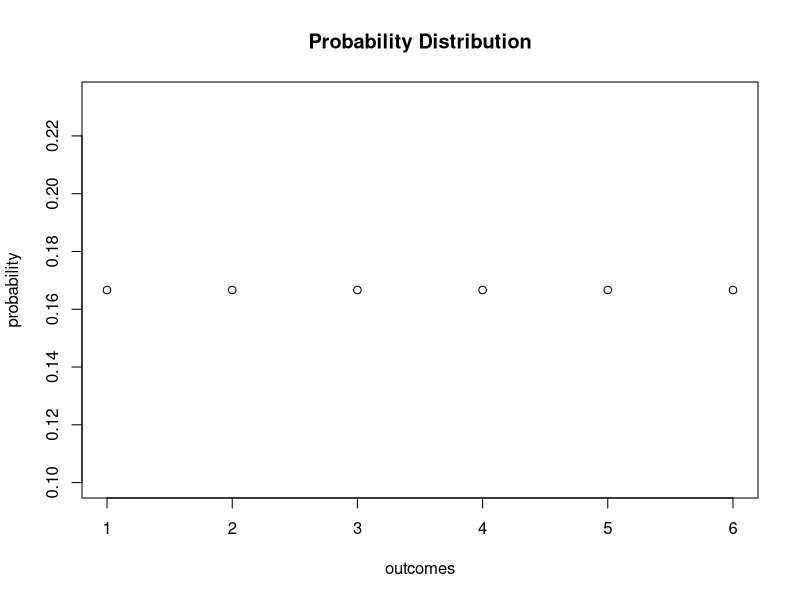
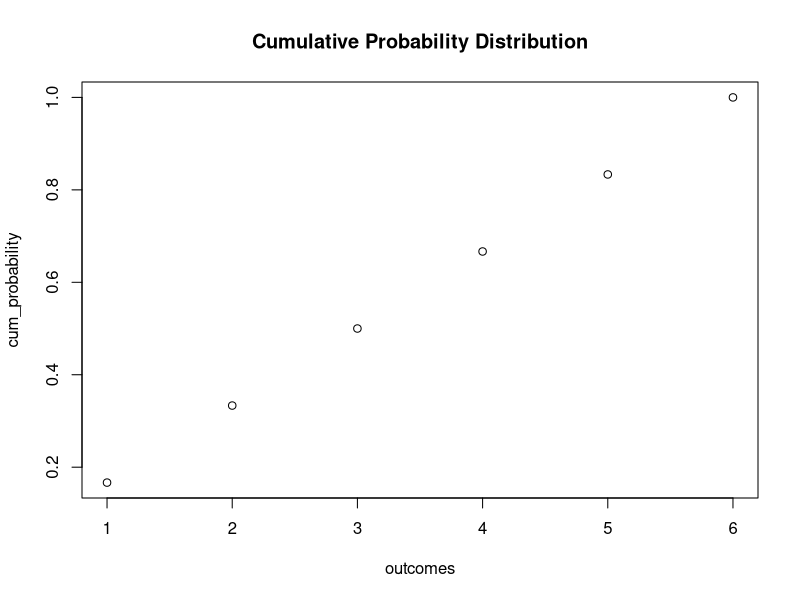
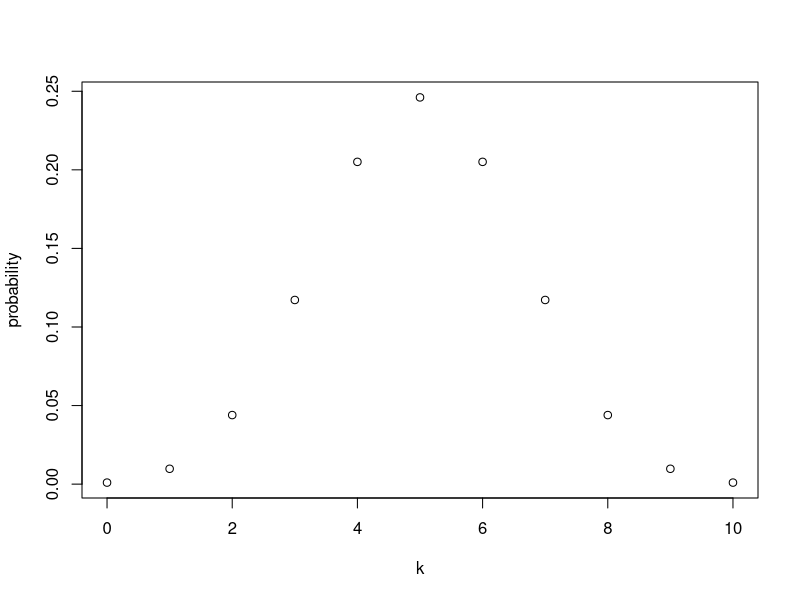
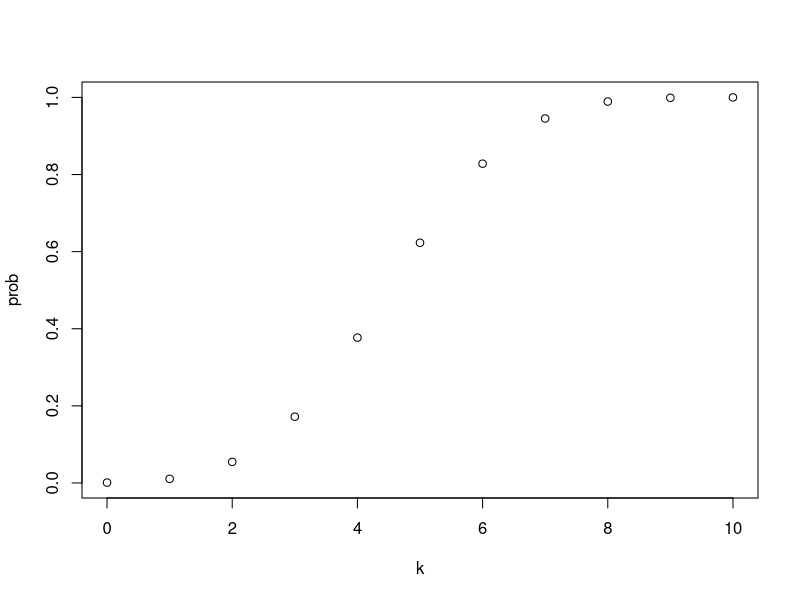
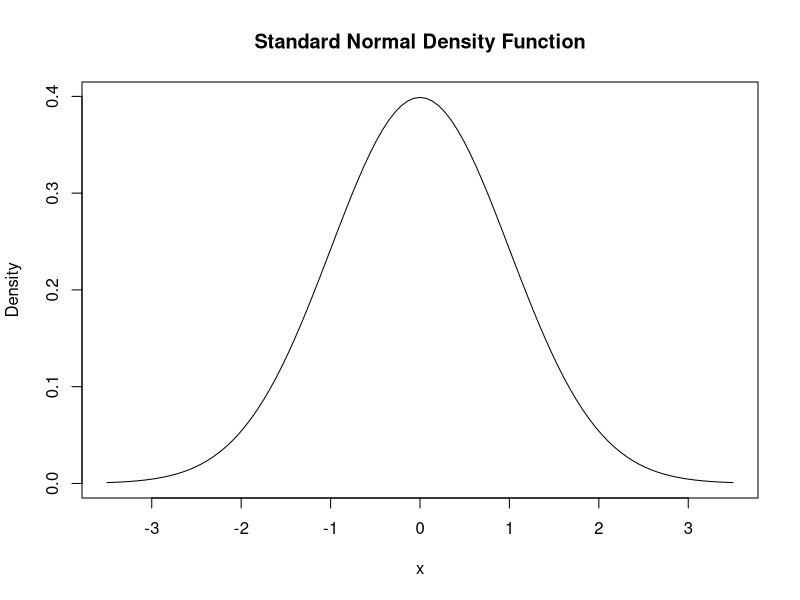
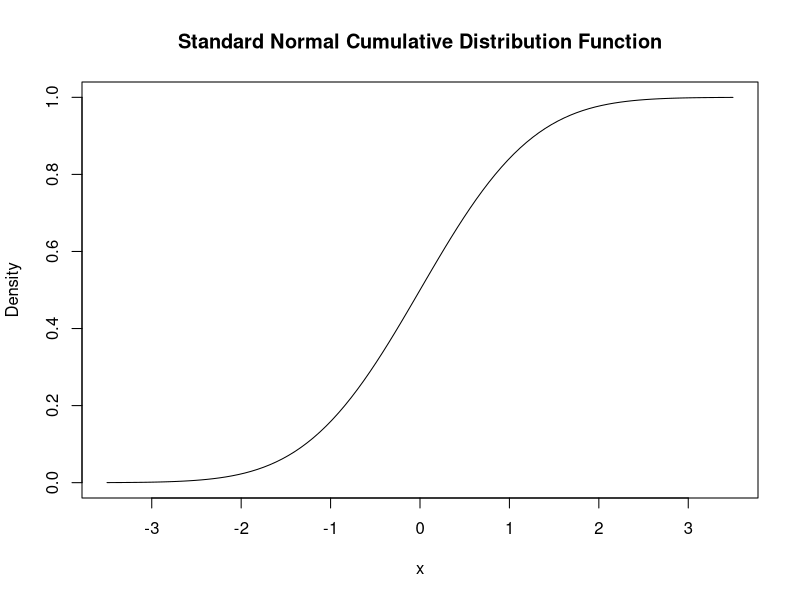
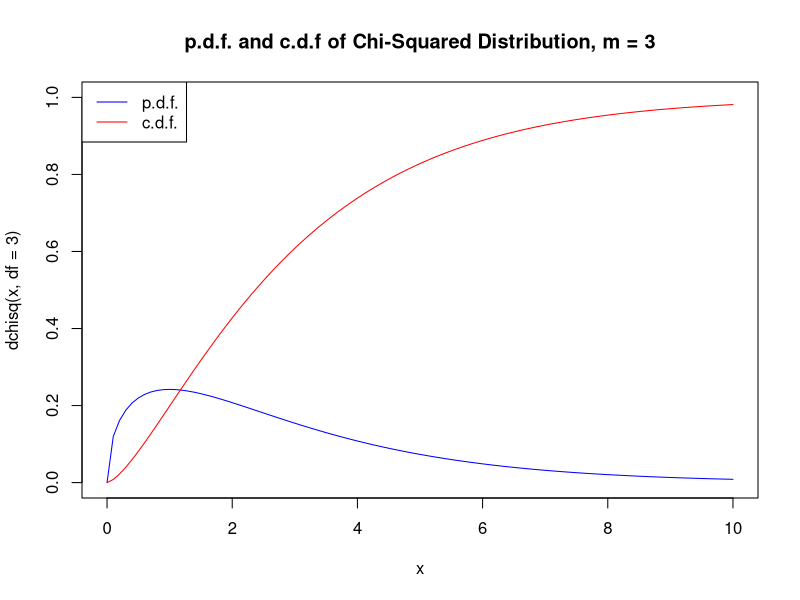
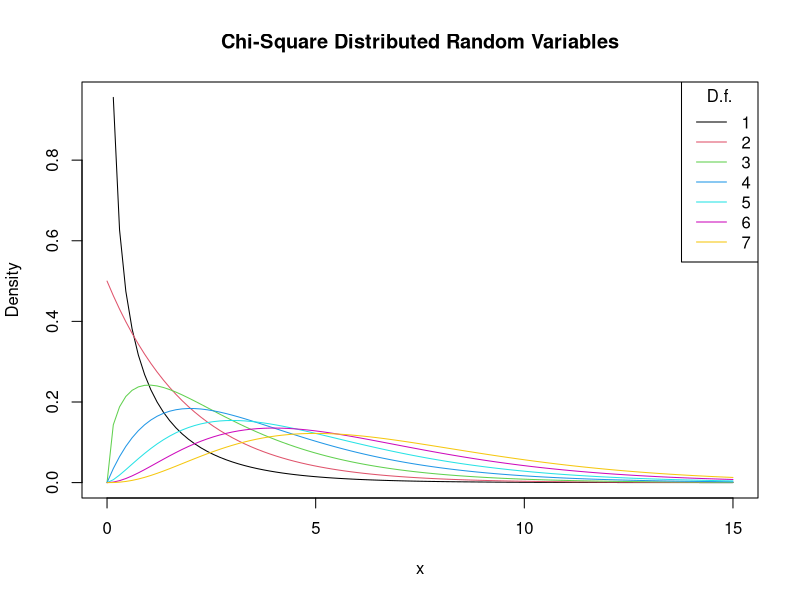

Write R code to recreate these figures, in order.
## ---- chunk 1
sample(c(1,2,3,4,5,6),1) 
## ---- chunk 2
#generate the vector of probabilities 
probability <- rep(1/6,6) # plot the probabilites 
plot(probability, xlab = "outcomes", main = "Probability Distribution") 
## ---- chunk 3
#generate the vector of cumulative probabilities 
cum_probability <- cumsum(rep(1/6,6)) 
# plot the probabilites 
plot(cum_probability, xlab = "outcomes", main = "Cumulative Probability Distribution") 
## ---- chunk 4
sample(c("H","T"),1) 
## ---- chunk 5
dbinom(x = 5, size = 10, prob = 0.5) 
## ---- chunk 6
sum(dbinom(x = c(4:7), size = 10, prob = 0.5))
## ---- chunk 7
k <- 0:10
## ---- chunk 8
probability <- dbinom(x = 0:10, size = 10, prob = 0.5) 
k <- 0:10 
plot(k, probability) 
## ---- chunk 9
prob <- cumsum(dbinom(x =
0:10, size = 10, prob = 0.5)) 
k <- 0:10 
plot(k, prob) 
## ---- chunk 10
mean(1:6)
## ---- chunk 11
set.seed(1) 
sample(c(1,2,3,4,5,6),3, replace = T)
## ---- chunk 12
set.seed(1) 
mean(sample(c(1,2,3,4,5,6),10000, replace = T))
## ---- chunk 13
var(1:6)
## ---- chunk 14
f <- function(x) 3/x^4
g <- function(x) x*f(x)
h <- function(x) x^2*f(x)
## ---- chunk 15
# calculate area under curve
AUC <- integrate(f, lower = 1, upper = Inf); AUC 

# calculate E(x)
EX <- integrate(g, lower = 1, upper = Inf); EX

# calculate Var(x)
VarX <- integrate(h, lower = 1, upper = Inf)$value - EX$value^2; VarX
## ---- chunk 16
curve(dnorm(x), xlim=c(-3.5, 3.5), ylab = "Density", main = "Standard Normal Density Function") 
## ---- chunk 17
dnorm(c(-1.96,0,1.96))
## ---- chunk 18
curve(pnorm(x), xlim=c(-3.5, 3.5), ylab = "Density", main = "Standard Normal Cumulative Distribution Function") 
## ---- chunk 19
f <- function(x) {
  1/(sqrt(2*pi))*exp(-0.5*x^2)
}
## ---- chunk 20
quants <- c(-1.96,0,1.96)
f(quants)
f(quants) == dnorm(quants)
## ---- chunk 21
integrate(f, lower=-Inf, upper = 1.337)
## ---- chunk 22
pnorm(1.337)
## ---- chunk 23
1 - 2 * (pnorm(-1.96)) 
## ---- chunk 24
pnorm(4, mean = 5, sd = 5) - pnorm(3, mean = 5, sd = 5) 
## ---- chunk 25
curve(dchisq(x, df=3), xlim=c(0,10), ylim = c(0,1), col="blue", main="p.d.f. and c.d.f of Chi-Squared Distribution, m = 3")
curve(pchisq(x, df=3), xlim=c(0,10), add = TRUE, col="red")
legend("topleft", c("p.d.f.","c.d.f."), col = c("blue","red"), lty = c(1,1))
## ---- chunk 26
# plot the density for m=1
curve(dchisq(x, df=1), xlim=c(0,15), xlab = "x", ylab = "Density", main="Chi-Square Distributed Random Variables")

# add densities for m=2,...,7 to the plot using a loop 
for (m in 2:7) {
  curve(dchisq(x, df = m), xlim = c(0,15), add = T, col = m)
}

# add a legend
legend("topright", as.character(1:7), col = 1:7 , lty = 1, title = "D.f.")
## ---- chunk 27
# plot the standard normal density
curve(dnorm(x), xlim=c(-4,4), xlab = "x", lty=2, ylab = "Density", main="Theoretical Densities of t-Distributions")
# plot the t density for m=2
curve(dt(x, df=2), xlim=c(-4,4), col=2, add = T)
# plot the t density for m=4
curve(dt(x, df=4), xlim=c(-4,4), col=3, add=T)
# plot the t density for m=25
curve(dt(x, df=25), xlim=c(-4,4), col=4, add=T)

# add a legend
legend("topright", c("N(0,1)","M=2","M=4","M=25"), col = 1:4 , lty = c(2,1,1,1))
## ---- chunk 28
sum(sample(1:6, 2, replace = T))
## ---- chunk 29
# Vector of outcomes
S <- 2:12
# Vector of probabilities
PS <- c(1:6,5:1)/36
# Expectation of S
ES <- S %*% PS; ES

# Variance of S
VarS <- (S - c(ES))^2 %*% PS; VarS
## ---- chunk 30
# Divide the plotting area in one row with two columns
par(mfrow = c(1, 2))

# plot the distribution of S
names(PS) <- 2:12
barplot(PS, ylim=c(0,0.2), xlab = "S", ylab ="Probability", col="steelblue", space=0, main ="Sum of Two Die Rolls")

# plot the distribution of D 
probability <- rep(1/6,6)
names(probability) <- 1:6
barplot(probability, ylim=c(0,0.2), xlab = "D", col="steelblue", space = 0, main = "Outcome of a Die Roll")

## ---- chunk 31
# Set sample size and number of samples
n <- 10
reps <- 10000

# Perform random sampling
samples <- replicate(reps, rnorm(n)) # 10 x 10000 sample matrix

# Compute sample means
sample.avgs <-colMeans(samples)
## ---- chunk 32
# Check that sample.avgs is a vector
is.vector(sample.avgs) 

# print the first few entries to the console
head(sample.avgs)
## ---- chunk 33
# Plot the density histogram
hist(sample.avgs, ylim=c(0,1.4), col="steelblue" , freq = F, breaks = 20)

# overlay the theoretical distribution of sample averages on top of the histogram
curve(dnorm(x,sd=1/sqrt(n)), col="red",  lwd="2", add=T)
## ---- chunk 34
# Number of repititions
reps <- 10000

# Set degrees of freedom of a chi-Square Distribution
DF <- 3 

# Sample 10000 column vectors à 3 N(0,1) R.V.S
Z <- replicate(reps, rnorm(DF)) 

# Column sums of squares
X <- colSums(Z^2)

# Histogram of column sums of squares
hist(X, freq = F, col="steelblue", breaks = 40, ylab="Density", main="")

# Add theoretical density
curve(dchisq(x, df = DF), type = 'l', lwd = 2, col="red", add = T)
## ---- chunk 35
url<-"https://plot.ly/~erikjan/1.embed?width=550&height=550" 
plotly_iframe <- paste("<center><iframe scrolling='no' seamless='seamless' src='", url, 
    "/800/1200' width='600' height='600'></iframe><center>", sep = "")
